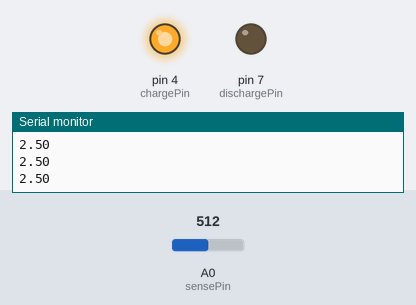
Recording of a sketch running on a simulated Arduino Uno, built with avr-gcc and run on an emulated ATmega328P. On the bench: output pins drawn as LEDs (lit = HIGH), the last lines printed to the serial monitor. Inputs (shaded band) come from the test bench; at power-on: A0 (sensePin) = 512.

Above: at 1.2 s.
1.3 s: A0 (sensePin) set to 994
2.8 s: A0 (sensePin) set to 1017
At 3.7 s:
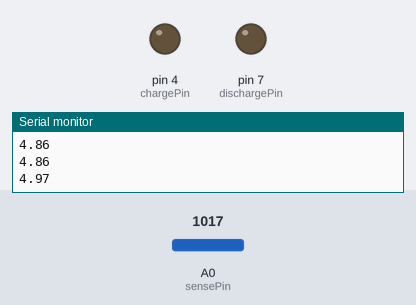
Timing chart, 0 to 5.8 s (numbered marks = the images above; inputs shaded):
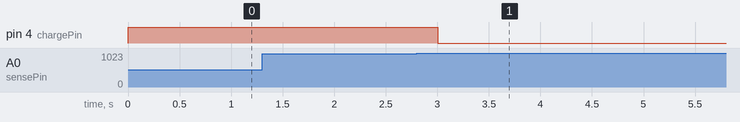

Measured:
- the behaviour switches between 1009 and 1010 on A0 (sensePin) (found by bisection; images 0 and 1)
- after the input at 2.8 s, pin 4 (chargePin): HIGH → LOW after 0.20 s

The sketch:

capacitor_visualizer.ino
```cpp
const int chargePin = 4;
const int dischargePin = 7;
const int sensePin = A0;

void setup() {
  Serial.begin(9600);
  pinMode(chargePin, OUTPUT);
}

void loop() {
  for (int i = 0; i < 3; i++) {
    // === CHARGE ===
    digitalWrite(chargePin, HIGH);
    pinMode(dischargePin, INPUT);  // Set to high-Z (floating)

    while (analogRead(sensePin) < 1010) {
      float voltage = analogRead(sensePin) * (5.0 / 1023.0);
      Serial.println(voltage);
      delay(500);
    }

    // === DISCHARGE ===
    digitalWrite(chargePin, LOW);
    pinMode(dischargePin, OUTPUT);
    digitalWrite(dischargePin, LOW);  // Pull to GND

    while (analogRead(sensePin) > 10) {
      float voltage = analogRead(sensePin) * (5.0 / 1023.0);
      Serial.println(voltage);
      delay(50000);
    }
  }

  // === STOP HERE AFTER 3 CYCLES ===
  while (true);  // Infinite stop
}
```
